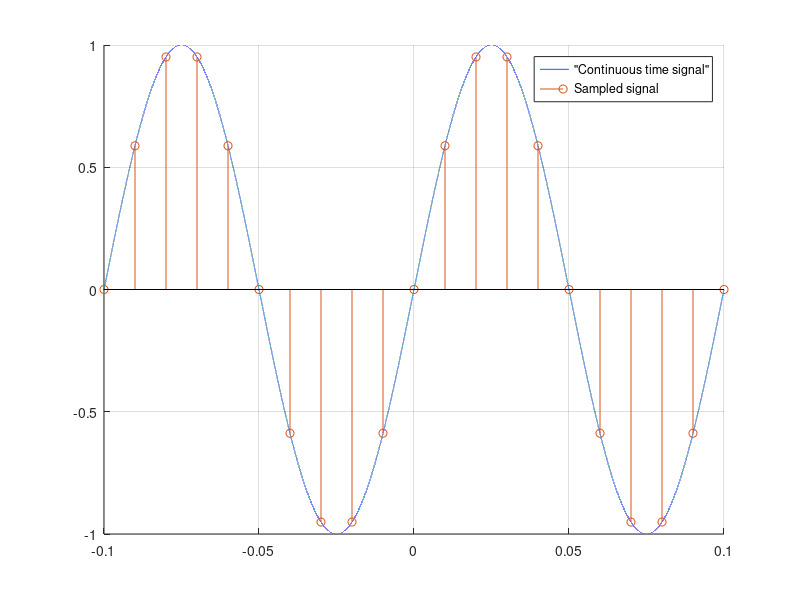
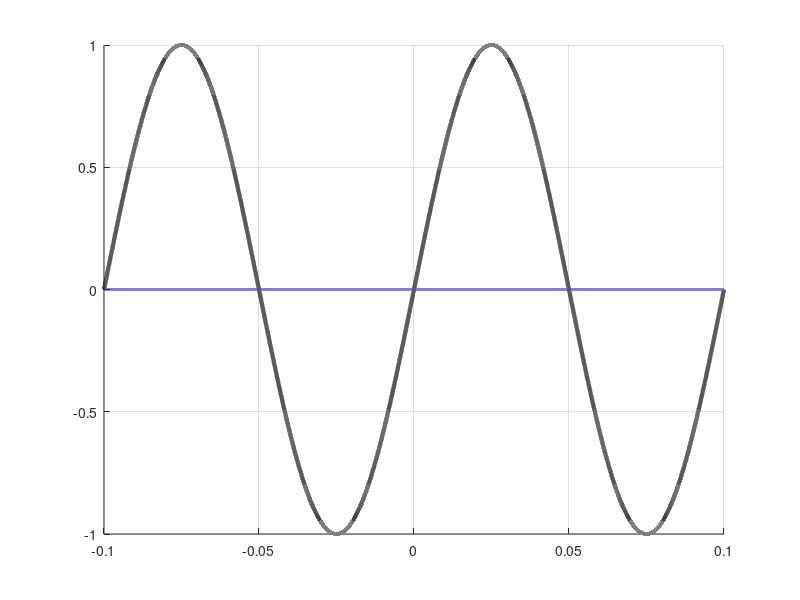

Here is the MATLAB script that generated these plots, in order: (Note: this script raises an error after producing the figures.)
% Create "continuous time" signal, Fc >> f
Fc = 1e6; % very high sample rate to simulate "continuous time"
Tc = 1/Fc; % sampling period
t = (-0.1:Tc:0.1)'; % time axis
f = 10; % signal frequency
xc = sin(2*pi*f*t); % "continuous time" signal

% Create sampled signal
Fs = 100; % sampling rate
Ts = 1/Fs; % sampling period
ratio = round(Ts/Tc);
tn = t(1:ratio:end); % sampled time axis
xn = xc(1:ratio:end); % sampled signal

% Plot the CT signal and sampled signal
figure
hold on
grid on
plot(t, xc)
stem(tn, xn, 'o')
legend('"Continuous time signal"', 'Sampled signal')

% Create and plot sinc train
sincTrain = zeros(length(t), length(xn));
nind = 1;
figure
cmap = colormap(jet(length(-floor(length(xn)/2):floor(length(xn)/2))));
ax = axes('colororder', cmap);
hold on
grid on

plot(t, xc, 'k', 'LineWidth', 3)
for n = -floor(length(xn)/2):floor(length(xn)/2)
   sincTrain(:, nind) = xn(nind)*sinc((t - n*Ts)/Ts);
   p = plot(t, sincTrain(:, nind), 'LineWidth', 2);
   stem(tn(nind), xn(nind), 'Color', p.Color, 'LineWidth', 2)
   nind = nind + 1;
end
xlabel('t')
ylabel('Amplitude')
set(gca, 'FontSize', 20, 'LineWidth', 3, 'FontWeight', 'bold')

xr = sum(sincTrain, 2); % sum(sincTrain, 2) is the interpolated/reconstructed signal, should be equal to xc

figure
hold on
grid on
plot(t, xc)
plot(t, xr) 

error = mean(abs(xc - xr).^2);